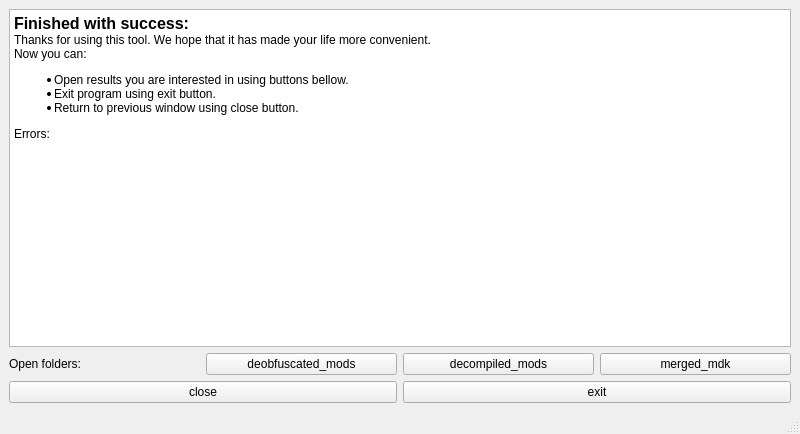
<?xml version="1.0" encoding="UTF-8"?>
<ui version="4.0">
 <class>MDGResultWindow</class>
 <widget class="QMainWindow" name="MDGResultWindow">
  <property name="geometry">
   <rect>
    <x>0</x>
    <y>0</y>
    <width>800</width>
    <height>434</height>
   </rect>
  </property>
  <property name="maximumSize">
   <size>
    <width>16777215</width>
    <height>16777215</height>
   </size>
  </property>
  <property name="windowTitle">
   <string>MDGResltWindow</string>
  </property>
  <widget class="QWidget" name="centralwidget">
   <property name="enabled">
    <bool>true</bool>
   </property>
   <property name="autoFillBackground">
    <bool>false</bool>
   </property>
   <layout class="QVBoxLayout" name="verticalLayout">
    <item>
     <widget class="QTextEdit" name="result_text_edit">
      <property name="readOnly">
       <bool>true</bool>
      </property>
      <property name="html">
       <string>&lt;!DOCTYPE HTML PUBLIC &quot;-//W3C//DTD HTML 4.0//EN&quot; &quot;http://www.w3.org/TR/REC-html40/strict.dtd&quot;&gt;
&lt;html&gt;&lt;head&gt;&lt;meta name=&quot;qrichtext&quot; content=&quot;1&quot; /&gt;&lt;meta charset=&quot;utf-8&quot; /&gt;&lt;style type=&quot;text/css&quot;&gt;
p, li { white-space: pre-wrap; }
hr { height: 1px; border-width: 0; }
li.unchecked::marker { content: &quot;\2610&quot;; }
li.checked::marker { content: &quot;\2612&quot;; }
&lt;/style&gt;&lt;/head&gt;&lt;body style=&quot; font-family:'Segoe UI'; font-size:9pt; font-weight:400; font-style:normal;&quot;&gt;
&lt;p style=&quot; margin-top:0px; margin-bottom:0px; margin-left:0px; margin-right:0px; -qt-block-indent:0; text-indent:0px;&quot;&gt;&lt;span style=&quot; font-size:12pt; font-weight:700;&quot;&gt;Finished with success:&lt;/span&gt;&lt;/p&gt;
&lt;p style=&quot; margin-top:0px; margin-bottom:0px; margin-left:0px; margin-right:0px; -qt-block-indent:0; text-indent:0px;&quot;&gt;Thanks for using this tool. We hope that it has made your life more convenient.&lt;br /&gt;Now you can:&lt;/p&gt;
&lt;ul style=&quot;margin-top: 0px; margin-bottom: 0px; margin-left: 0px; margin-right: 0px; -qt-list-indent: 1;&quot;&gt;
&lt;li style=&quot; margin-top:12px; margin-bottom:0px; margin-left:0px; margin-right:0px; -qt-block-indent:0; text-indent:0px;&quot;&gt;Open results you are interested in using buttons bellow.&lt;/li&gt;
&lt;li style=&quot; margin-top:0px; margin-bottom:0px; margin-left:0px; margin-right:0px; -qt-block-indent:0; text-indent:0px;&quot;&gt;Exit program using exit button.&lt;/li&gt;
&lt;li style=&quot; margin-top:0px; margin-bottom:12px; margin-left:0px; margin-right:0px; -qt-block-indent:0; text-indent:0px;&quot;&gt;Return to previous window using close button.&lt;/li&gt;&lt;/ul&gt;
&lt;p style=&quot; margin-top:0px; margin-bottom:0px; margin-left:0px; margin-right:0px; -qt-block-indent:0; text-indent:0px;&quot;&gt;Errors:&lt;/p&gt;
&lt;p style=&quot;-qt-paragraph-type:empty; margin-top:0px; margin-bottom:0px; margin-left:0px; margin-right:0px; -qt-block-indent:0; text-indent:0px;&quot;&gt;&lt;br /&gt;&lt;/p&gt;&lt;/body&gt;&lt;/html&gt;</string>
      </property>
     </widget>
    </item>
    <item>
     <layout class="QHBoxLayout" name="horizontalLayout">
      <item>
       <widget class="QLabel" name="label">
        <property name="text">
         <string>Open folders:</string>
        </property>
       </widget>
      </item>
      <item>
       <widget class="QPushButton" name="deobfuscated_mods_button">
        <property name="text">
         <string>deobfuscated_mods</string>
        </property>
       </widget>
      </item>
      <item>
       <widget class="QPushButton" name="decompiled_mods_button">
        <property name="text">
         <string>decompiled_mods</string>
        </property>
       </widget>
      </item>
      <item>
       <widget class="QPushButton" name="merged_mdk_button">
        <property name="text">
         <string>merged_mdk</string>
        </property>
       </widget>
      </item>
     </layout>
    </item>
    <item>
     <layout class="QHBoxLayout" name="horizontalLayout_2">
      <item>
       <widget class="QPushButton" name="close_button">
        <property name="text">
         <string>close</string>
        </property>
       </widget>
      </item>
      <item>
       <widget class="QPushButton" name="exit_button">
        <property name="text">
         <string>exit</string>
        </property>
       </widget>
      </item>
     </layout>
    </item>
   </layout>
  </widget>
  <widget class="QMenuBar" name="menubar">
   <property name="geometry">
    <rect>
     <x>0</x>
     <y>0</y>
     <width>800</width>
     <height>22</height>
    </rect>
   </property>
  </widget>
  <widget class="QStatusBar" name="statusbar"/>
 </widget>
 <resources/>
 <connections/>
</ui>
